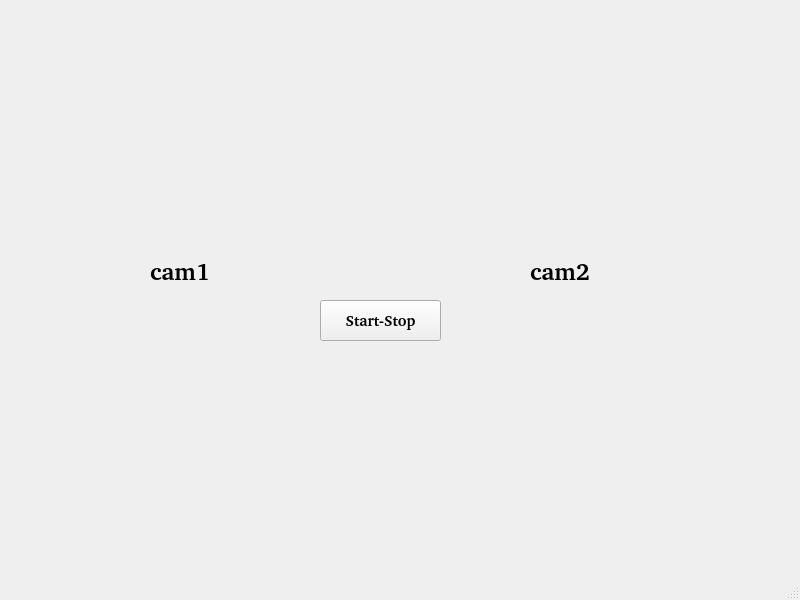
<?xml version="1.0" encoding="UTF-8"?>
<ui version="4.0">
 <class>MainWindow</class>
 <widget class="QMainWindow" name="MainWindow">
  <property name="geometry">
   <rect>
    <x>0</x>
    <y>0</y>
    <width>800</width>
    <height>600</height>
   </rect>
  </property>
  <property name="windowTitle">
   <string>MainWindow</string>
  </property>
  <widget class="QWidget" name="centralwidget">
   <widget class="QLabel" name="label">
    <property name="geometry">
     <rect>
      <x>30</x>
      <y>30</y>
      <width>321</width>
      <height>211</height>
     </rect>
    </property>
    <property name="font">
     <font>
      <pointsize>9</pointsize>
     </font>
    </property>
    <property name="midLineWidth">
     <number>-1</number>
    </property>
    <property name="text">
     <string/>
    </property>
    <property name="pixmap">
     <pixmap>../pic/frame_0.png</pixmap>
    </property>
    <property name="scaledContents">
     <bool>true</bool>
    </property>
    <property name="alignment">
     <set>Qt::AlignCenter</set>
    </property>
   </widget>
   <widget class="QLabel" name="label_2">
    <property name="geometry">
     <rect>
      <x>410</x>
      <y>30</y>
      <width>321</width>
      <height>211</height>
     </rect>
    </property>
    <property name="font">
     <font>
      <pointsize>9</pointsize>
     </font>
    </property>
    <property name="midLineWidth">
     <number>-1</number>
    </property>
    <property name="text">
     <string/>
    </property>
    <property name="pixmap">
     <pixmap>../pic/frame_0.png</pixmap>
    </property>
    <property name="scaledContents">
     <bool>true</bool>
    </property>
    <property name="alignment">
     <set>Qt::AlignCenter</set>
    </property>
   </widget>
   <widget class="QLabel" name="label_3">
    <property name="geometry">
     <rect>
      <x>150</x>
      <y>250</y>
      <width>81</width>
      <height>41</height>
     </rect>
    </property>
    <property name="font">
     <font>
      <family>URW Gothic [urw]</family>
      <pointsize>18</pointsize>
      <weight>75</weight>
      <bold>true</bold>
     </font>
    </property>
    <property name="text">
     <string>cam1</string>
    </property>
   </widget>
   <widget class="QLabel" name="label_4">
    <property name="geometry">
     <rect>
      <x>530</x>
      <y>250</y>
      <width>81</width>
      <height>41</height>
     </rect>
    </property>
    <property name="font">
     <font>
      <family>URW Gothic [urw]</family>
      <pointsize>18</pointsize>
      <weight>75</weight>
      <bold>true</bold>
     </font>
    </property>
    <property name="text">
     <string>cam2</string>
    </property>
   </widget>
   <widget class="QPushButton" name="pushButton">
    <property name="geometry">
     <rect>
      <x>320</x>
      <y>300</y>
      <width>121</width>
      <height>41</height>
     </rect>
    </property>
    <property name="font">
     <font>
      <family>URW Gothic [urw]</family>
      <pointsize>11</pointsize>
      <weight>75</weight>
      <bold>true</bold>
     </font>
    </property>
    <property name="text">
     <string>Start-Stop</string>
    </property>
   </widget>
  </widget>
  <widget class="QMenuBar" name="menubar">
   <property name="geometry">
    <rect>
     <x>0</x>
     <y>0</y>
     <width>800</width>
     <height>20</height>
    </rect>
   </property>
  </widget>
  <widget class="QStatusBar" name="statusbar"/>
 </widget>
 <resources/>
 <connections/>
</ui>
